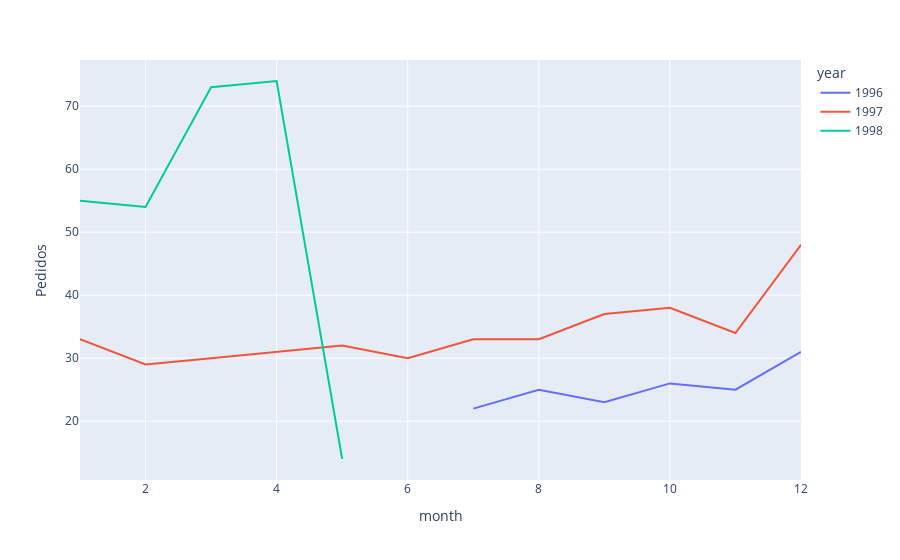

Notebook cell for this chart:
### Code cell
fig = px.line(tabla, x="month", y="Pedidos", color="year", line_group="year")
fig.show()

### Figure 1 — Plotly figure (JSON) as saved in the notebook; plotly's stock layout.template omitted (floating-point values rounded to 4 significant figures)
{"data": [{"hovertemplate": "year=1996<br>month=%{x}<br>Pedidos=%{y}<extra></extra>", "legendgroup": "1996", "line": {"color": "#636efa", "dash": "solid"}, "marker": {"symbol": "circle"}, "mode": "lines", "name": "1996", "orientation": "v", "showlegend": true, "type": "scatter", "x": [7, 8, 9, 10, 11, 12], "xaxis": "x", "y": [22, 25, 23, 26, 25, 31], "yaxis": "y"}, {"hovertemplate": "year=1997<br>month=%{x}<br>Pedidos=%{y}<extra></extra>", "legendgroup": "1997", "line": {"color": "#EF553B", "dash": "solid"}, "marker": {"symbol": "circle"}, "mode": "lines", "name": "1997", "orientation": "v", "showlegend": true, "type": "scatter", "x": [1, 2, 3, 4, 5, 6, 7, 8, 9, 10, 11, 12], "xaxis": "x", "y": [33, 29, 30, 31, 32, 30, 33, 33, 37, 38, 34, 48], "yaxis": "y"}, {"hovertemplate": "year=1998<br>month=%{x}<br>Pedidos=%{y}<extra></extra>", "legendgroup": "1998", "line": {"color": "#00cc96", "dash": "solid"}, "marker": {"symbol": "circle"}, "mode": "lines", "name": "1998", "orientation": "v", "showlegend": true, "type": "scatter", "x": [1, 2, 3, 4, 5], "xaxis": "x", "y": [55, 54, 73, 74, 14], "yaxis": "y"}], "layout": {"legend": {"title": {"text": "year"}, "tracegroupgap": 0}, "margin": {"t": 60}, "xaxis": {"anchor": "y", "domain": [0, 1], "title": {"text": "month"}}, "yaxis": {"anchor": "x", "domain": [0, 1], "title": {"text": "Pedidos"}}}}
